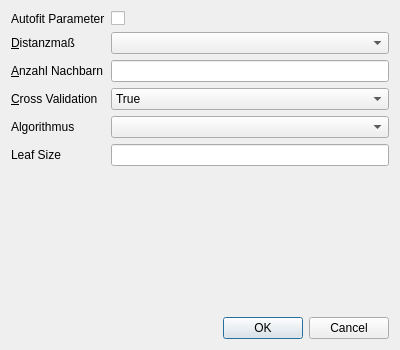
<?xml version="1.0" encoding="UTF-8"?>
<ui version="4.0">
 <class>KNeighborsClassifierDialog</class>
 <widget class="QDialog" name="KNeighborsClassifierDialog">
  <property name="geometry">
   <rect>
    <x>0</x>
    <y>0</y>
    <width>400</width>
    <height>350</height>
   </rect>
  </property>
  <property name="minimumSize">
   <size>
    <width>400</width>
    <height>350</height>
   </size>
  </property>
  <property name="maximumSize">
   <size>
    <width>400</width>
    <height>350</height>
   </size>
  </property>
  <property name="windowTitle">
   <string>KNeighborsClassifier - Parametrisierung</string>
  </property>
  <property name="windowIcon">
   <iconset resource="../content/resources.qrc">
    <normaloff>:/MainWindowIcon.png</normaloff>:/MainWindowIcon.png</iconset>
  </property>
  <layout class="QVBoxLayout" name="verticalLayout_2">
   <item>
    <layout class="QVBoxLayout" name="verticalLayout">
     <item>
      <layout class="QFormLayout" name="formLayout">
       <property name="fieldGrowthPolicy">
        <enum>QFormLayout::AllNonFixedFieldsGrow</enum>
       </property>
       <item row="0" column="0">
        <widget class="QLabel" name="label_7">
         <property name="text">
          <string>Autofit Parameter</string>
         </property>
        </widget>
       </item>
       <item row="0" column="1">
        <widget class="QCheckBox" name="autoFitParameterCheckBox">
         <property name="text">
          <string/>
         </property>
        </widget>
       </item>
       <item row="1" column="0">
        <widget class="QLabel" name="label">
         <property name="text">
          <string>&amp;Distanzmaß</string>
         </property>
         <property name="buddy">
          <cstring>distanceMeassureComboBox</cstring>
         </property>
        </widget>
       </item>
       <item row="1" column="1">
        <widget class="QComboBox" name="distanceMeassureComboBox"/>
       </item>
       <item row="2" column="1">
        <widget class="QLineEdit" name="numNeighborsLineEdit"/>
       </item>
       <item row="3" column="0">
        <widget class="QLabel" name="label_5">
         <property name="text">
          <string>&amp;Cross Validation</string>
         </property>
         <property name="buddy">
          <cstring>chooseClassAttributComboBox</cstring>
         </property>
        </widget>
       </item>
       <item row="3" column="1">
        <widget class="QComboBox" name="chooseClassAttributComboBox">
         <item>
          <property name="text">
           <string>True</string>
          </property>
         </item>
         <item>
          <property name="text">
           <string>False</string>
          </property>
         </item>
        </widget>
       </item>
       <item row="4" column="0">
        <widget class="QLabel" name="label_6">
         <property name="text">
          <string>Algorithmus</string>
         </property>
        </widget>
       </item>
       <item row="4" column="1">
        <widget class="QComboBox" name="chooseAlgorithmComboBox"/>
       </item>
       <item row="2" column="0">
        <widget class="QLabel" name="label_2">
         <property name="text">
          <string>&amp;Anzahl Nachbarn</string>
         </property>
         <property name="buddy">
          <cstring>numNeighborsLineEdit</cstring>
         </property>
        </widget>
       </item>
       <item row="5" column="0">
        <widget class="QLabel" name="label_3">
         <property name="text">
          <string>Leaf Size</string>
         </property>
        </widget>
       </item>
       <item row="5" column="1">
        <widget class="QLineEdit" name="leafSizeLineEdit"/>
       </item>
      </layout>
     </item>
     <item>
      <widget class="QDialogButtonBox" name="buttonBox">
       <property name="orientation">
        <enum>Qt::Horizontal</enum>
       </property>
       <property name="standardButtons">
        <set>QDialogButtonBox::Cancel|QDialogButtonBox::Ok</set>
       </property>
      </widget>
     </item>
    </layout>
   </item>
  </layout>
 </widget>
 <resources>
  <include location="../content/resources.qrc"/>
 </resources>
 <connections>
  <connection>
   <sender>buttonBox</sender>
   <signal>accepted()</signal>
   <receiver>KNeighborsClassifierDialog</receiver>
   <slot>accept()</slot>
   <hints>
    <hint type="sourcelabel">
     <x>248</x>
     <y>254</y>
    </hint>
    <hint type="destinationlabel">
     <x>157</x>
     <y>274</y>
    </hint>
   </hints>
  </connection>
  <connection>
   <sender>buttonBox</sender>
   <signal>rejected()</signal>
   <receiver>KNeighborsClassifierDialog</receiver>
   <slot>reject()</slot>
   <hints>
    <hint type="sourcelabel">
     <x>316</x>
     <y>260</y>
    </hint>
    <hint type="destinationlabel">
     <x>286</x>
     <y>274</y>
    </hint>
   </hints>
  </connection>
 </connections>
</ui>
